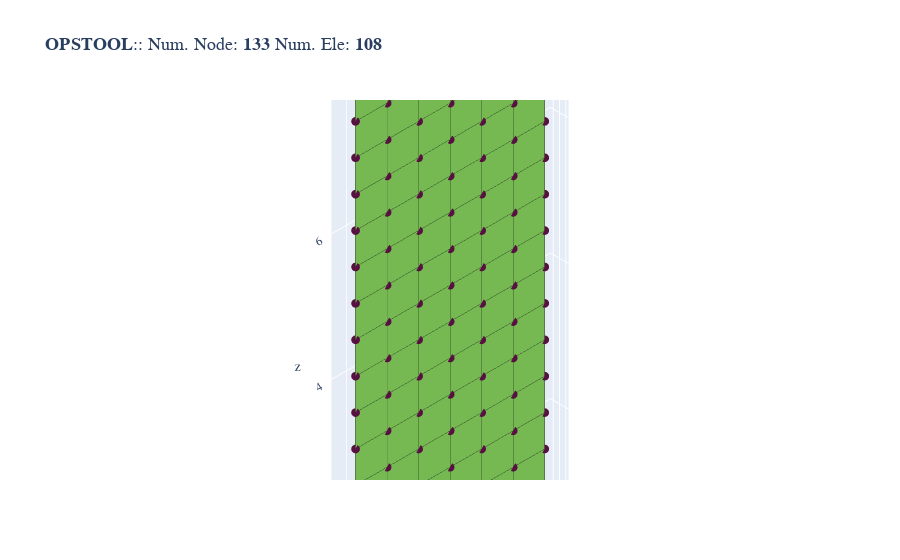

Notebook code for this chart:
### Code cell
#Modelo de la placa
opsvis.set_plot_props(cmap="emrld_r", point_size=3.0, notebook=True)
fig = opsvis.plot_model(
    odb_tag=1,
    show_bc=True,                   # para ver las condiciones de frontera
    bc_scale=3.0,                   # Escala de las condiciones de frontera 
    show_outline=True)
fig.show(jupyter_backend="jupyterlab")

### Figure 1 — Plotly figure (JSON) as saved in the notebook; plotly's stock layout.template omitted (floating-point values rounded to 4 significant figures; data arrays with more than 128 entries replaced by an {"elided": "..."} marker saying what was removed)
{"data": [{"color": "#76b852", "hoverinfo": "skip", "i": {"elided": "216 int values"}, "j": {"elided": "216 int values"}, "k": {"elided": "216 int values"}, "name": "ShellMITC4", "opacity": 1, "type": "mesh3d", "x": {"elided": "432 float values"}, "y": {"elided": "432 float values"}, "z": {"elided": "432 float values"}}, {"connectgaps": false, "hoverinfo": "skip", "line": {"color": "black", "width": 1}, "mode": "lines", "name": "Edge", "type": "scatter3d", "x": {"elided": "648 float values"}, "y": {"elided": "648 float values"}, "z": {"elided": "648 float values"}}, {"customdata": ["eleTag: 1<br>connectedNodes:<br> [1 2 9 8]", "eleTag: 2<br>connectedNodes:<br> [ 2  3 10  9]", "eleTag: 3<br>connectedNodes:<br> [ 3  4 11 10]", "eleTag: 4<br>connectedNodes:<br> [ 4  5 12 11]", "eleTag: 5<br>connectedNodes:<br> [ 5  6 13 12]", "eleTag: 6<br>connectedNodes:<br> [ 6  7 14 13]", "eleTag: 7<br>connectedNodes:<br> [ 8  9 16 15]", "eleTag: 8<br>connectedNodes:<br> [ 9 10 17 16]", "eleTag: 9<br>connectedNodes:<br> [10 11 18 17]", "eleTag: 10<br>connectedNodes:<br> [11 12 19 18]", "eleTag: 11<br>connectedNodes:<br> [12 13 20 19]", "eleTag: 12<br>connectedNodes:<br> [13 14 21 20]", "eleTag: 13<br>connectedNodes:<br> [15 16 23 22]", "eleTag: 14<br>connectedNodes:<br> [16 17 24 23]", "eleTag: 15<br>connectedNodes:<br> [17 18 25 24]", "eleTag: 16<br>connectedNodes:<br> [18 19 26 25]", "eleTag: 17<br>connectedNodes:<br> [19 20 27 26]", "eleTag: 18<br>connectedNodes:<br> [20 21 28 27]", "eleTag: 19<br>connectedNodes:<br> [22 23 30 29]", "eleTag: 20<br>connectedNodes:<br> [23 24 31 30]", "eleTag: 21<br>connectedNodes:<br> [24 25 32 31]", "eleTag: 22<br>connectedNodes:<br> [25 26 33 32]", "eleTag: 23<br>connectedNodes:<br> [26 27 34 33]", "eleTag: 24<br>connectedNodes:<br> [27 28 35 34]", "eleTag: 25<br>connectedNodes:<br> [29 30 37 36]", "eleTag: 26<br>connectedNodes:<br> [30 31 38 37]", "eleTag: 27<br>connectedNodes:<br> [31 32 39 38]", "eleTag: 28<br>connectedNodes:<br> [32 33 40 39]", "eleTag: 29<br>connectedNodes:<br> [33 34 41 40]", "eleTag: 30<br>connectedNodes:<br> [34 35 42 41]", "eleTag: 31<br>connectedNodes:<br> [36 37 44 43]", "eleTag: 32<br>connectedNodes:<br> [37 38 45 44]", "eleTag: 33<br>connectedNodes:<br> [38 39 46 45]", "eleTag: 34<br>connectedNodes:<br> [39 40 47 46]", "eleTag: 35<br>connectedNodes:<br> [40 41 48 47]", "eleTag: 36<br>connectedNodes:<br> [41 42 49 48]", "eleTag: 37<br>connectedNodes:<br> [43 44 51 50]", "eleTag: 38<br>connectedNodes:<br> [44 45 52 51]", "eleTag: 39<br>connectedNodes:<br> [45 46 53 52]", "eleTag: 40<br>connectedNodes:<br> [46 47 54 53]", "eleTag: 41<br>connectedNodes:<br> [47 48 55 54]", "eleTag: 42<br>connectedNodes:<br> [48 49 56 55]", "eleTag: 43<br>connectedNodes:<br> [50 51 58 57]", "eleTag: 44<br>connectedNodes:<br> [51 52 59 58]", "eleTag: 45<br>connectedNodes:<br> [52 53 60 59]", "eleTag: 46<br>connectedNodes:<br> [53 54 61 60]", "eleTag: 47<br>connectedNodes:<br> [54 55 62 61]", "eleTag: 48<br>connectedNodes:<br> [55 56 63 62]", "eleTag: 49<br>connectedNodes:<br> [57 58 65 64]", "eleTag: 50<br>connectedNodes:<br> [58 59 66 65]", "eleTag: 51<br>connectedNodes:<br> [59 60 67 66]", "eleTag: 52<br>connectedNodes:<br> [60 61 68 67]", "eleTag: 53<br>connectedNodes:<br> [61 62 69 68]", "eleTag: 54<br>connectedNodes:<br> [62 63 70 69]", "eleTag: 55<br>connectedNodes:<br> [64 65 72 71]", "eleTag: 56<br>connectedNodes:<br> [65 66 73 72]", "eleTag: 57<br>connectedNodes:<br> [66 67 74 73]", "eleTag: 58<br>connectedNodes:<br> [67 68 75 74]", "eleTag: 59<br>connectedNodes:<br> [68 69 76 75]", "eleTag: 60<br>connectedNodes:<br> [69 70 77 76]", "eleTag: 61<br>connectedNodes:<br> [71 72 79 78]", "eleTag: 62<br>connectedNodes:<br> [72 73 80 79]", "eleTag: 63<br>connectedNodes:<br> [73 74 81 80]", "eleTag: 64<br>connectedNodes:<br> [74 75 82 81]", "eleTag: 65<br>connectedNodes:<br> [75 76 83 82]", "eleTag: 66<br>connectedNodes:<br> [76 77 84 83]", "eleTag: 67<br>connectedNodes:<br> [78 79 86 85]", "eleTag: 68<br>connectedNodes:<br> [79 80 87 86]", "eleTag: 69<br>connectedNodes:<br> [80 81 88 87]", "eleTag: 70<br>connectedNodes:<br> [81 82 89 88]", "eleTag: 71<br>connectedNodes:<br> [82 83 90 89]", "eleTag: 72<br>connectedNodes:<br> [83 84 91 90]", "eleTag: 73<br>connectedNodes:<br> [85 86 93 92]", "eleTag: 74<br>connectedNodes:<br> [86 87 94 93]", "eleTag: 75<br>connectedNodes:<br> [87 88 95 94]", "eleTag: 76<br>connectedNodes:<br> [88 89 96 95]", "eleTag: 77<br>connectedNodes:<br> [89 90 97 96]", "eleTag: 78<br>connectedNodes:<br> [90 91 98 97]", "eleTag: 79<br>connectedNodes:<br> [ 92  93 100  99]", "eleTag: 80<br>connectedNodes:<br> [ 93  94 101 100]", "eleTag: 81<br>connectedNodes:<br> [ 94  95 102 101]", "eleTag: 82<br>connectedNodes:<br> [ 95  96 103 102]", "eleTag: 83<br>connectedNodes:<br> [ 96  97 104 103]", "eleTag: 84<br>connectedNodes:<br> [ 97  98 105 104]", "eleTag: 85<br>connectedNodes:<br> [ 99 100 107 106]", "eleTag: 86<br>connectedNodes:<br> [100 101 108 107]", "eleTag: 87<br>connectedNodes:<br> [101 102 109 108]", "eleTag: 88<br>connectedNodes:<br> [102 103 110 109]", "eleTag: 89<br>connectedNodes:<br> [103 104 111 110]", "eleTag: 90<br>connectedNodes:<br> [104 105 112 111]", "eleTag: 91<br>connectedNodes:<br> [106 107 114 113]", "eleTag: 92<br>connectedNodes:<br> [107 108 115 114]", "eleTag: 93<br>connectedNodes:<br> [108 109 116 115]", "eleTag: 94<br>connectedNodes:<br> [109 110 117 116]", "eleTag: 95<br>connectedNodes:<br> [110 111 118 117]", "eleTag: 96<br>connectedNodes:<br> [111 112 119 118]", "eleTag: 97<br>connectedNodes:<br> [113 114 121 120]", "eleTag: 98<br>connectedNodes:<br> [114 115 122 121]", "eleTag: 99<br>connectedNodes:<br> [115 116 123 122]", "eleTag: 100<br>connectedNodes:<br> [116 117 124 123]", "eleTag: 101<br>connectedNodes:<br> [117 118 125 124]", "eleTag: 102<br>connectedNodes:<br> [118 119 126 125]", "eleTag: 103<br>connectedNodes:<br> [120 121 128 127]", "eleTag: 104<br>connectedNodes:<br> [121 122 129 128]", "eleTag: 105<br>connectedNodes:<br> [122 123 130 129]", "eleTag: 106<br>connectedNodes:<br> [123 124 131 130]", "eleTag: 107<br>connectedNodes:<br> [124 125 132 131]", "eleTag: 108<br>connectedNodes:<br> [125 126 133 132]"], "hovertemplate": "%{customdata}", "marker": {"color": "#76b852", "size": 3, "symbol": "diamond-open"}, "mode": "markers", "name": "ShellMITC4", "type": "scatter3d", "x": [0.25, 0.75, 1.25, 1.75, 2.25, 2.75, 0.25, 0.75, 1.25, 1.75, 2.25, 2.75, 0.25, 0.75, 1.25, 1.75, 2.25, 2.75, 0.25, 0.75, 1.25, 1.75, 2.25, 2.75, 0.25, 0.75, 1.25, 1.75, 2.25, 2.75, 0.25, 0.75, 1.25, 1.75, 2.25, 2.75, 0.25, 0.75, 1.25, 1.75, 2.25, 2.75, 0.25, 0.75, 1.25, 1.75, 2.25, 2.75, 0.25, 0.75, 1.25, 1.75, 2.25, 2.75, 0.25, 0.75, 1.25, 1.75, 2.25, 2.75, 0.25, 0.75, 1.25, 1.75, 2.25, 2.75, 0.25, 0.75, 1.25, 1.75, 2.25, 2.75, 0.25, 0.75, 1.25, 1.75, 2.25, 2.75, 0.25, 0.75, 1.25, 1.75, 2.25, 2.75, 0.25, 0.75, 1.25, 1.75, 2.25, 2.75, 0.25, 0.75, 1.25, 1.75, 2.25, 2.75, 0.25, 0.75, 1.25, 1.75, 2.25, 2.75, 0.25, 0.75, 1.25, 1.75, 2.25, 2.75], "y": [0.0, 0.0, 0.0, 0.0, 0.0, 0.0, 0.0, 0.0, 0.0, 0.0, 0.0, 0.0, 0.0, 0.0, 0.0, 0.0, 0.0, 0.0, 0.0, 0.0, 0.0, 0.0, 0.0, 0.0, 0.0, 0.0, 0.0, 0.0, 0.0, 0.0, 0.0, 0.0, 0.0, 0.0, 0.0, 0.0, 0.0, 0.0, 0.0, 0.0, 0.0, 0.0, 0.0, 0.0, 0.0, 0.0, 0.0, 0.0, 0.0, 0.0, 0.0, 0.0, 0.0, 0.0, 0.0, 0.0, 0.0, 0.0, 0.0, 0.0, 0.0, 0.0, 0.0, 0.0, 0.0, 0.0, 0.0, 0.0, 0.0, 0.0, 0.0, 0.0, 0.0, 0.0, 0.0, 0.0, 0.0, 0.0, 0.0, 0.0, 0.0, 0.0, 0.0, 0.0, 0.0, 0.0, 0.0, 0.0, 0.0, 0.0, 0.0, 0.0, 0.0, 0.0, 0.0, 0.0, 0.0, 0.0, 0.0, 0.0, 0.0, 0.0, 0.0, 0.0, 0.0, 0.0, 0.0, 0.0], "z": [0.25, 0.25, 0.25, 0.25, 0.25, 0.25, 0.75, 0.75, 0.75, 0.75, 0.75, 0.75, 1.25, 1.25, 1.25, 1.25, 1.25, 1.25, 1.75, 1.75, 1.75, 1.75, 1.75, 1.75, 2.25, 2.25, 2.25, 2.25, 2.25, 2.25, 2.75, 2.75, 2.75, 2.75, 2.75, 2.75, 3.25, 3.25, 3.25, 3.25, 3.25, 3.25, 3.75, 3.75, 3.75, 3.75, 3.75, 3.75, 4.25, 4.25, 4.25, 4.25, 4.25, 4.25, 4.75, 4.75, 4.75, 4.75, 4.75, 4.75, 5.25, 5.25, 5.25, 5.25, 5.25, 5.25, 5.75, 5.75, 5.75, 5.75, 5.75, 5.75, 6.25, 6.25, 6.25, 6.25, 6.25, 6.25, 6.75, 6.75, 6.75, 6.75, 6.75, 6.75, 7.25, 7.25, 7.25, 7.25, 7.25, 7.25, 7.75, 7.75, 7.75, 7.75, 7.75, 7.75, 8.25, 8.25, 8.25, 8.25, 8.25, 8.25, 8.75, 8.75, 8.75, 8.75, 8.75, 8.75]}, {"customdata": {"elided": "133 str values"}, "hovertemplate": "x: %{x}<br>y: %{y}<br>z: %{z} <br>nodeTag: %{customdata}", "marker": {"color": "#580f41", "size": 3, "symbol": "circle"}, "mode": "markers", "name": "Nodes", "type": "scatter3d", "x": {"elided": "133 float values"}, "y": {"elided": "133 float values"}, "z": {"elided": "133 float values"}}, {"connectgaps": false, "hoverinfo": "skip", "line": {"color": "#15b01a", "width": 1}, "mode": "lines", "name": "BC", "type": "scatter3d", "x": [0.0, 0.0, 0.0, 0.0, 0.0, NaN, -0.135, 0.135, 0.135, -0.135, -0.135, NaN, -0.135, 0.135, 0.135, -0.135, -0.135, NaN, 0.5, 0.5, 0.5, 0.5, 0.5, NaN, 0.365, 0.635, 0.635, 0.365, 0.365, NaN, 0.365, 0.635, 0.635, 0.365, 0.365, NaN, 1.0, 1.0, 1.0, 1.0, 1.0, NaN, 0.865, 1.135, 1.135, 0.865, 0.865, NaN, 0.865, 1.135, 1.135, 0.865, 0.865, NaN, 1.5, 1.5, 1.5, 1.5, 1.5, NaN, 1.365, 1.635, 1.635, 1.365, 1.365, NaN, 1.365, 1.635, 1.635, 1.365, 1.365, NaN, 2.0, 2.0, 2.0, 2.0, 2.0, NaN, 1.865, 2.135, 2.135, 1.865, 1.865, NaN, 1.865, 2.135, 2.135, 1.865, 1.865, NaN, 2.5, 2.5, 2.5, 2.5, 2.5, NaN, 2.365, 2.635, 2.635, 2.365, 2.365, NaN, 2.365, 2.635, 2.635, 2.365, 2.365, NaN, 3.0, 3.0, 3.0, 3.0, 3.0, NaN, 2.865, 3.135, 3.135, 2.865, 2.865, NaN, 2.865, 3.135, 3.135, 2.865, 2.865, NaN], "y": [-0.135, 0.135, 0.135, -0.135, -0.135, NaN, 0.0, 0.0, 0.0, 0.0, 0.0, NaN, -0.135, -0.135, 0.135, 0.135, -0.135, NaN, -0.135, 0.135, 0.135, -0.135, -0.135, NaN, 0.0, 0.0, 0.0, 0.0, 0.0, NaN, -0.135, -0.135, 0.135, 0.135, -0.135, NaN, -0.135, 0.135, 0.135, -0.135, -0.135, NaN, 0.0, 0.0, 0.0, 0.0, 0.0, NaN, -0.135, -0.135, 0.135, 0.135, -0.135, NaN, -0.135, 0.135, 0.135, -0.135, -0.135, NaN, 0.0, 0.0, 0.0, 0.0, 0.0, NaN, -0.135, -0.135, 0.135, 0.135, -0.135, NaN, -0.135, 0.135, 0.135, -0.135, -0.135, NaN, 0.0, 0.0, 0.0, 0.0, 0.0, NaN, -0.135, -0.135, 0.135, 0.135, -0.135, NaN, -0.135, 0.135, 0.135, -0.135, -0.135, NaN, 0.0, 0.0, 0.0, 0.0, 0.0, NaN, -0.135, -0.135, 0.135, 0.135, -0.135, NaN, -0.135, 0.135, 0.135, -0.135, -0.135, NaN, 0.0, 0.0, 0.0, 0.0, 0.0, NaN, -0.135, -0.135, 0.135, 0.135, -0.135, NaN], "z": [-0.135, -0.135, 0.135, 0.135, -0.135, NaN, -0.135, -0.135, 0.135, 0.135, -0.135, NaN, 0.0, 0.0, 0.0, 0.0, 0.0, NaN, -0.135, -0.135, 0.135, 0.135, -0.135, NaN, -0.135, -0.135, 0.135, 0.135, -0.135, NaN, 0.0, 0.0, 0.0, 0.0, 0.0, NaN, -0.135, -0.135, 0.135, 0.135, -0.135, NaN, -0.135, -0.135, 0.135, 0.135, -0.135, NaN, 0.0, 0.0, 0.0, 0.0, 0.0, NaN, -0.135, -0.135, 0.135, 0.135, -0.135, NaN, -0.135, -0.135, 0.135, 0.135, -0.135, NaN, 0.0, 0.0, 0.0, 0.0, 0.0, NaN, -0.135, -0.135, 0.135, 0.135, -0.135, NaN, -0.135, -0.135, 0.135, 0.135, -0.135, NaN, 0.0, 0.0, 0.0, 0.0, 0.0, NaN, -0.135, -0.135, 0.135, 0.135, -0.135, NaN, -0.135, -0.135, 0.135, 0.135, -0.135, NaN, 0.0, 0.0, 0.0, 0.0, 0.0, NaN, -0.135, -0.135, 0.135, 0.135, -0.135, NaN, -0.135, -0.135, 0.135, 0.135, -0.135, NaN, 0.0, 0.0, 0.0, 0.0, 0.0, NaN]}], "layout": {"autosize": true, "font": {"family": "Arial, sans-serif"}, "scene": {"aspectmode": "data", "aspectratio": {"x": 1, "y": 1, "z": 1}, "camera": {"eye": {"x": -3.5, "y": -3.5, "z": 3.5}, "projection": {"type": "orthographic"}}, "xaxis": {"showgrid": true, "visible": true, "zeroline": true}, "yaxis": {"showgrid": true, "visible": true, "zeroline": true}, "zaxis": {"showgrid": true, "visible": true, "zeroline": true}}, "showlegend": false, "title": {"font": {"family": "courier", "size": 18}, "text": "<b>OPSTOOL</b>:: Num. Node: <b>133</b> Num. Ele: <b>108</b>"}}}
